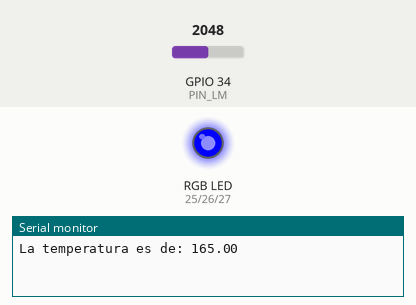
The sketch below on a simulated ESP32. On the bench: an RGB LED mixed from three pins (HIGH = lit), the last lines printed to the serial monitor. Inputs (shaded band) come from the test bench; at power-on: GPIO 34 (PIN_LM) = 2048.

Above: at 3.8 s.
3.9 s: GPIO 34 (PIN_LM) set to 414
7.8 s: GPIO 34 (PIN_LM) set to 385
At 10.1 s:
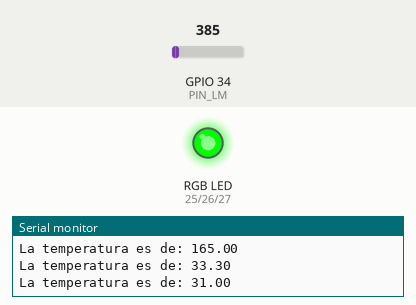
11.7 s: GPIO 34 (PIN_LM) set to 0
At 12.4 s:
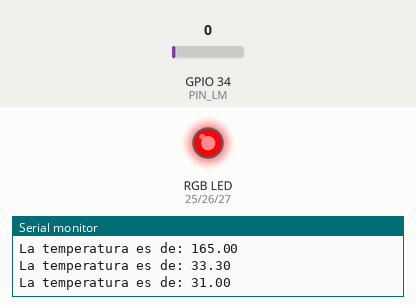
15.6 s: GPIO 34 (PIN_LM) set to 491
At 19.4 s:
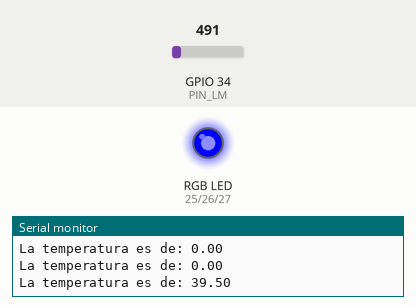
Timing chart, 0 to 20.5 s (numbered marks = the images above; inputs shaded):
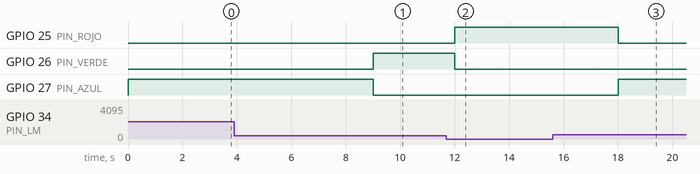

The sketch:

sensor_temp_and_rgb.ino
```cpp
int PIN_LM = 34;
int PIN_ROJO = 25;
int PIN_VERDE = 26;
int PIN_AZUL = 27;

void setup() {
  Serial.begin(115200);
  pinMode(PIN_LM, INPUT);
  pinMode(PIN_ROJO, OUTPUT);
  pinMode(PIN_VERDE, OUTPUT);
  pinMode(PIN_AZUL, OUTPUT);
}

void alarma(float res){
  digitalWrite(PIN_ROJO, LOW);
  digitalWrite(PIN_VERDE, LOW);
  digitalWrite(PIN_AZUL, LOW);

  if(res < 30){
    digitalWrite(PIN_ROJO, HIGH);
    delay(1000);
  }else if(res >= 30 && res <= 31){
    digitalWrite(PIN_VERDE, HIGH);
    delay(1000);
  }else{
    digitalWrite(PIN_AZUL, HIGH);
    delay(1000);
  }
}

void loop() {
  float numerador = analogReadMilliVolts(PIN_LM);
  float resultado = numerador / 10.0;

  alarma(resultado);
  Serial.print("La temperatura es de: ");
  Serial.println(resultado);

  delay(2000);
}
```

Measured:
- the behaviour switches between 386 and 385 on GPIO 34 (PIN_LM) (found by bisection; images 0 and 1)
- after the input at 7.8 s, GPIO 26 (PIN_VERDE): LOW → HIGH after 1.2 s; GPIO 27 (PIN_AZUL): HIGH → LOW after 1.2 s
- after the input at 11.7 s, GPIO 25 (PIN_ROJO): LOW → HIGH after 0.30 s; GPIO 26 (PIN_VERDE): HIGH → LOW after 0.30 s
- after the input at 15.6 s, GPIO 25 (PIN_ROJO): HIGH → LOW after 2.4 s; GPIO 27 (PIN_AZUL): LOW → HIGH after 2.4 s
